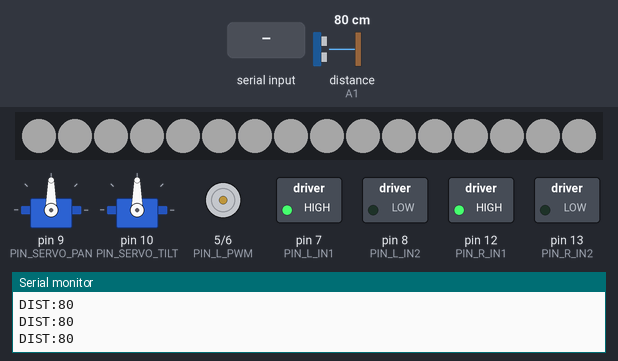
The sketch below on a simulated Arduino Uno, built with avr-gcc and run on an emulated ATmega328P. Shown: 2 × servo, 16 RGB LEDs in strip order, left to right, motor-driver pin pairs drawn as motors (green arrow = first pin HIGH = forward, orange = second pin HIGH = backward, longer = more drive), switched loads named in the sketch (green lamp = pin HIGH), the last lines printed to the serial monitor. Wiring (inferred from the names in the program): ultrasonic range finder: trigger A0; echo A1. The test bench sets the inputs (shaded band); at power-on: distance to the obstacle (sensor on A1) 80 cm. The echo pulse lasts 58.3 µs per cm; dim RGB values are drawn brighter than linear; pins used as bus, display or sensor lines are not drawn.

Above: at 1.2 s.
1.3 s: "MOVE:,45\n" received over Serial
At 2.5 s:
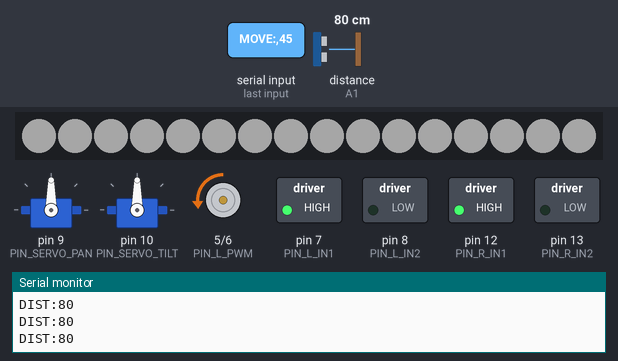
2.8 s: distance to the obstacle (sensor on A1) set to 2 cm
4.3 s: "PING\n" received over Serial
Timing chart, 0 to 7.3 s (numbered marks = the images above; inputs shaded):
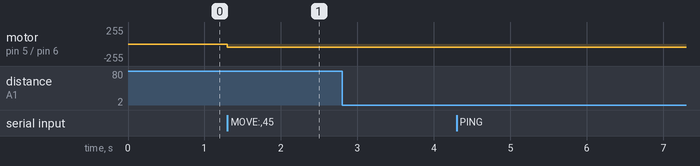

The sketch:

robot_motion.ino
```cpp
/*
 * robot_motion.ino
 *
 * "Рефлексҳо"-и робот: моторҳо, сенсори масофа, сари сервомотордор, чашмони LED.
 * Фармонҳоро аз Raspberry Pi тавассути USB Serial (115200 baud) мегирад.
 *
 * Протокол (ҳар фармон бо '\n' тамом мешавад):
 *   MOVE:<left>,<right>   left/right = -255..255
 *   STOP
 *   HEAD:<pan>,<tilt>     кунҷҳо 0..180
 *   EYES:<r>,<g>,<b>      0..255 ҳар як
 *   EYES:MODE:<name>      IDLE | LISTEN | THINK | TALK | BLINK
 *   PING                  -> ҷавоб "PONG"
 *
 * Аз Arduino ба Raspberry Pi фиристода мешавад:
 *   DIST:<cm>             ҳар ~200мс
 *   OBSTACLE              як маротиба, вақте монеа наздик пайдо мешавад
 */

#include <Servo.h>
#include <Adafruit_NeoPixel.h>

// ---------- Pin-ҳо ----------
const uint8_t PIN_L_IN1 = 7,  PIN_L_IN2 = 8,  PIN_L_PWM = 5;   // мотори чап
const uint8_t PIN_R_IN1 = 12, PIN_R_IN2 = 13, PIN_R_PWM = 6;   // мотори рост

const uint8_t PIN_TRIG = A0, PIN_ECHO = A1;                    // HC-SR04

const uint8_t PIN_SERVO_PAN = 9, PIN_SERVO_TILT = 10;

const uint8_t PIN_EYES = 3;
const uint8_t NUM_PIXELS_PER_EYE = 8;
const uint8_t NUM_PIXELS = NUM_PIXELS_PER_EYE * 2;

// ---------- Бехатарӣ ----------
const int OBSTACLE_STOP_CM = 15;   // агар масофа аз ин камтар шавад — мотор бозмеистад
const unsigned long SENSOR_INTERVAL_MS = 200;

// ---------- Объектҳо ----------
Servo servoPan;
Servo servoTilt;
Adafruit_NeoPixel eyes(NUM_PIXELS, PIN_EYES, NEO_GRB + NEO_KHZ800);

// ---------- Ҳолат ----------
int targetLeftSpeed = 0;
int targetRightSpeed = 0;
long lastDistanceCm = -1;
unsigned long lastSensorReadMs = 0;
bool obstacleActive = false;

String eyeMode = "IDLE";
uint8_t eyeR = 0, eyeG = 80, eyeB = 255;
unsigned long lastBlinkMs = 0;
bool blinkOn = true;

String serialBuffer;

// ---------- Мотор ----------
void setMotor(uint8_t inA, uint8_t inB, uint8_t pwmPin, int speed) {
  speed = constrain(speed, -255, 255);
  if (speed >= 0) {
    digitalWrite(inA, HIGH);
    digitalWrite(inB, LOW);
  } else {
    digitalWrite(inA, LOW);
    digitalWrite(inB, HIGH);
    speed = -speed;
  }
  analogWrite(pwmPin, speed);
}

void applyMotors() {
  // агар монеа наздик бошад, ҳаракати ба пеш иҷозат дода намешавад
  int left = targetLeftSpeed;
  int right = targetRightSpeed;
  if (obstacleActive && left > 0 && right > 0) {
    left = 0;
    right = 0;
  }
  setMotor(PIN_L_IN1, PIN_L_IN2, PIN_L_PWM, left);
  setMotor(PIN_R_IN1, PIN_R_IN2, PIN_R_PWM, right);
}

void stopMotors() {
  targetLeftSpeed = 0;
  targetRightSpeed = 0;
  applyMotors();
}

// ---------- Сенсори масофа ----------
long readDistanceCm() {
  digitalWrite(PIN_TRIG, LOW);
  delayMicroseconds(2);
  digitalWrite(PIN_TRIG, HIGH);
  delayMicroseconds(10);
  digitalWrite(PIN_TRIG, LOW);

  long duration = pulseIn(PIN_ECHO, HIGH, 25000UL); // timeout ~4м
  if (duration == 0) return -1; // чизе ёфт нашуд
  return duration / 58; // ба сантиметр
}

// ---------- Чашмҳо ----------
void setEyesColor(uint8_t r, uint8_t g, uint8_t b) {
  eyeR = r; eyeG = g; eyeB = b;
  for (uint16_t i = 0; i < NUM_PIXELS; i++) {
    eyes.setPixelColor(i, eyes.Color(r, g, b));
  }
  eyes.show();
}

void updateEyesAnimation() {
  unsigned long now = millis();
  if (eyeMode == "BLINK") {
    if (now - lastBlinkMs > 350) {
      lastBlinkMs = now;
      blinkOn = !blinkOn;
      if (blinkOn) setEyesColor(eyeR, eyeG, eyeB);
      else setEyesColor(0, 0, 0);
    }
  } else if (eyeMode == "THINK") {
    // милтиш зуд = фикр кардан
    if (now - lastBlinkMs > 120) {
      lastBlinkMs = now;
      blinkOn = !blinkOn;
      uint8_t level = blinkOn ? 255 : 40;
      setEyesColor((uint16_t)eyeR * level / 255, (uint16_t)eyeG * level / 255, (uint16_t)eyeB * level / 255);
    }
  }
  // IDLE / LISTEN / TALK — рангашон бо EYES:<r,g,b> ё пешфарзи ҳолат таъин мешавад
}

void setEyeMode(const String &mode) {
  eyeMode = mode;
  if (mode == "LISTEN") setEyesColor(0, 120, 255);      // кабуд
  else if (mode == "THINK") setEyesColor(255, 200, 0);  // зард
  else if (mode == "TALK") setEyesColor(0, 220, 90);    // сабз
  else if (mode == "IDLE") setEyesColor(40, 40, 40);    // хира
  else if (mode == "BLINK") { /* ранги ҷорӣ мемонад */ }
}

// ---------- Коркарди фармонҳо ----------
void handleCommand(String line) {
  line.trim();
  if (line.length() == 0) return;

  if (line == "PING") {
    Serial.println("PONG");
  } else if (line == "STOP") {
    stopMotors();
  } else if (line.startsWith("MOVE:")) {
    int commaIdx = line.indexOf(',');
    if (commaIdx > 0) {
      int l = line.substring(5, commaIdx).toInt();
      int r = line.substring(commaIdx + 1).toInt();
      targetLeftSpeed = constrain(l, -255, 255);
      targetRightSpeed = constrain(r, -255, 255);
      applyMotors();
    }
  } else if (line.startsWith("HEAD:")) {
    int commaIdx = line.indexOf(',');
    if (commaIdx > 0) {
      int pan = line.substring(5, commaIdx).toInt();
      int tilt = line.substring(commaIdx + 1).toInt();
      servoPan.write(constrain(pan, 0, 180));
      servoTilt.write(constrain(tilt, 0, 180));
    }
  } else if (line.startsWith("EYES:MODE:")) {
    setEyeMode(line.substring(10));
  } else if (line.startsWith("EYES:")) {
    String rest = line.substring(5);
    int c1 = rest.indexOf(',');
    int c2 = rest.indexOf(',', c1 + 1);
    if (c1 > 0 && c2 > c1) {
      uint8_t r = rest.substring(0, c1).toInt();
      uint8_t g = rest.substring(c1 + 1, c2).toInt();
      uint8_t b = rest.substring(c2 + 1).toInt();
      eyeMode = "IDLE";
      setEyesColor(r, g, b);
    }
  }
}

void setup() {
  Serial.begin(115200);

  pinMode(PIN_L_IN1, OUTPUT);
  pinMode(PIN_L_IN2, OUTPUT);
  pinMode(PIN_L_PWM, OUTPUT);
  pinMode(PIN_R_IN1, OUTPUT);
  pinMode(PIN_R_IN2, OUTPUT);
  pinMode(PIN_R_PWM, OUTPUT);

  pinMode(PIN_TRIG, OUTPUT);
  pinMode(PIN_ECHO, INPUT);

  servoPan.attach(PIN_SERVO_PAN);
  servoTilt.attach(PIN_SERVO_TILT);
  servoPan.write(90);
  servoTilt.write(90);

  eyes.begin();
  setEyeMode("IDLE");

  stopMotors();
  serialBuffer.reserve(64);
}

void loop() {
  // хондани фармонҳо аз Raspberry Pi
  while (Serial.available() > 0) {
    char c = Serial.read();
    if (c == '\n') {
      handleCommand(serialBuffer);
      serialBuffer = "";
    } else if (c != '\r') {
      serialBuffer += c;
    }
  }

  // хондани сенсор ва фиристодани маълумот
  unsigned long now = millis();
  if (now - lastSensorReadMs >= SENSOR_INTERVAL_MS) {
    lastSensorReadMs = now;
    long d = readDistanceCm();
    if (d > 0) {
      lastDistanceCm = d;
      Serial.print("DIST:");
      Serial.println(d);

      bool wasObstacle = obstacleActive;
      obstacleActive = (d < OBSTACLE_STOP_CM);
      if (obstacleActive && !wasObstacle) {
        Serial.println("OBSTACLE");
        applyMotors(); // фавран мотори пешравиро бозмедорад
      }
    }
  }

  updateEyesAnimation();
}
```

Measured:
- after the input at 1.3 s, motor on pin 5 (PIN_L_PWM) / pin 6 (PIN_R_PWM): stopped → backward 45/255 at once
